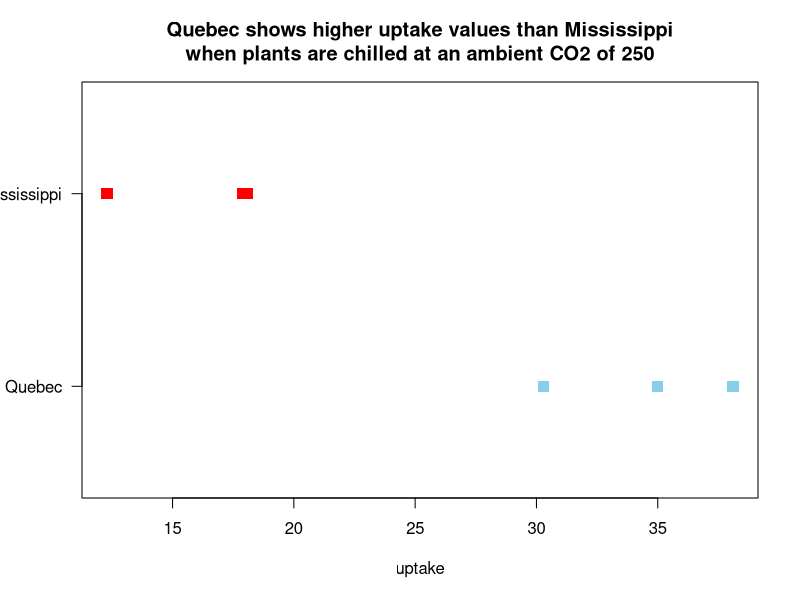
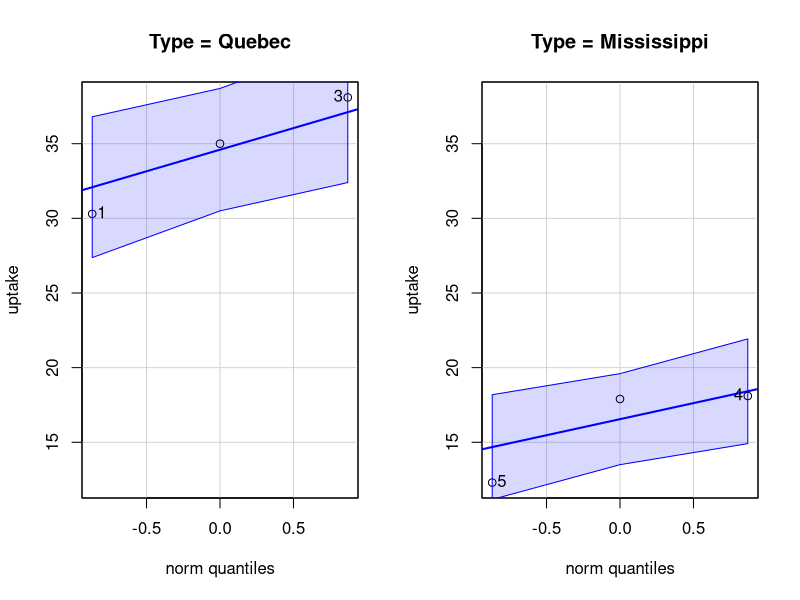
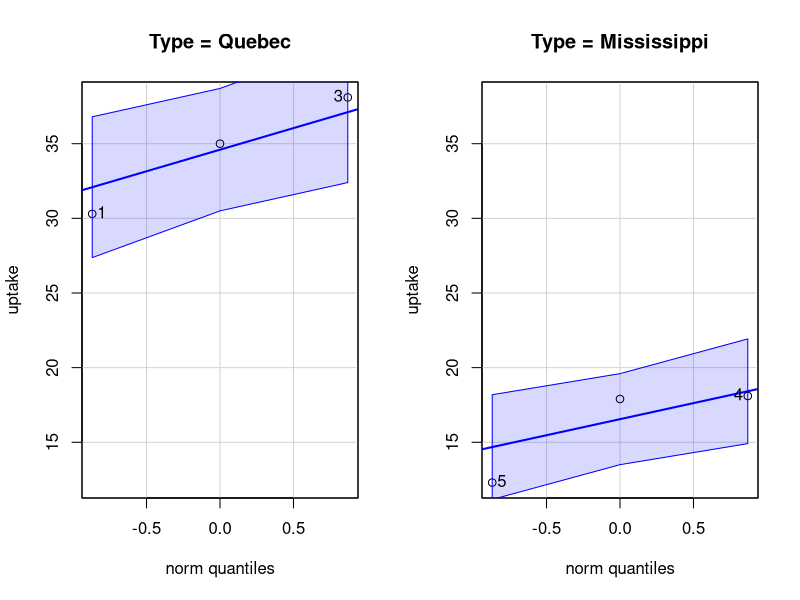

Source code (R) for these figures, in order:
## ---- chunk 1
# Load the tidyverse library for access to dplyr functions
library(tidyverse)

# Filter the CO2 dataset for chilled plants at a concentration of 250
CO2.chilled.250 <- filter(CO2, Treatment == "chilled" & conc == 250)

# Group the filtered data by 'Type' and then calculate the mean 'uptake' for each group
mean_values <- CO2.chilled.250 %>%
  group_by(Type) %>%
  summarise(mean_uptake = mean(uptake))

# Print the resulting table
print(mean_values)
## ---- chunk 2
# 1. Load the tidyverse library to get the filter() function
library(tidyverse)

# 2. Filter the CO2 dataset for chilled plants at a concentration of 250
# This creates the subset of data we need to plot.
CO2.chilled.250 <- filter(CO2, Treatment == "chilled" & conc == 250)

# 3. Create the plot
# We'll use a "dot chart" approach for this categorical data.
plot(
  # Provide the data for the x and y axes
  x = CO2.chilled.250$uptake,
  y = as.numeric(CO2.chilled.250$Type),

  # Set plot labels and title
  main = "Quebec shows higher uptake values than Mississippi\nwhen plants are chilled at an ambient CO2 of 250",
  xlab = "uptake",
  ylab = "", # No label on the y-axis

  # Customize the points
  pch = 15, # Use solid squares for the points
  cex = 1.5, # Make the squares slightly larger
  col = ifelse(CO2.chilled.250$Type == "Quebec", "skyblue", "red"), # Color points by Type

  # Customize the axes
  ylim = c(0.5, 2.5), # Set limits for the y-axis to provide space
  yaxt = "n" # Do not draw the default y-axis (we'll add custom labels)
)

# 4. Add custom y-axis labels
# This adds the text "Quebec" and "Mississippi" at the right positions.
axis(
  side = 2, # Specify the left-hand side axis
  at = c(1, 2), # The numeric positions for the labels
  labels = c("Quebec", "Mississippi"), # The text for the labels
  las = 1 # Make the labels horizontal
)

## ---- chunk 3
# First, create the filtered dataset
library(tidyverse)
library(car)

CO2.chilled.250 <- filter(CO2, Treatment == "chilled" & conc == 250)

# Create the Q-Q plots (this will show A and B visually)
qqPlot(uptake ~ Type, data = CO2.chilled.250)

# To find the actual values A and B:
# A and B are the y-axis labels shown in the Q-Q plot
# They represent the range of the uptake values

# View the uptake values by Type
CO2.chilled.250 %>% 
  group_by(Type) %>%
  arrange(uptake)

# Or more directly, get the min and max uptake values
range(CO2.chilled.250$uptake)

# To see exactly which values correspond to A and B:
# A is approximately the maximum uptake value
# B is approximately the minimum uptake value
max(CO2.chilled.250$uptake)  # This should be around 60
min(CO2.chilled.250$uptake)  # This should be around 54

# Or view all uptake values sorted
sort(CO2.chilled.250$uptake)

## ---- chunk 4
library(tidyverse)
library(car)

CO2.chilled.250 <- filter(CO2, Treatment == "chilled" & conc == 250)

# The qqPlot function returns the row indices of potential outliers
# Run the plot and capture the output
outlier_rows <- qqPlot(uptake ~ Type, data = CO2.chilled.250)

# A and B are the row numbers shown in the plots
# To find them, look at the row names of the filtered data
rownames(CO2.chilled.250)

# Or to see which original CO2 rows correspond to each point:
CO2.chilled.250 <- CO2 %>% 
  mutate(original_row = row_number()) %>%
  filter(Treatment == "chilled" & conc == 250)

View(CO2.chilled.250)
## ---- chunk 5
CO2.chilled.250$uptake[3]
CO2.chilled.250$uptake[5] 
